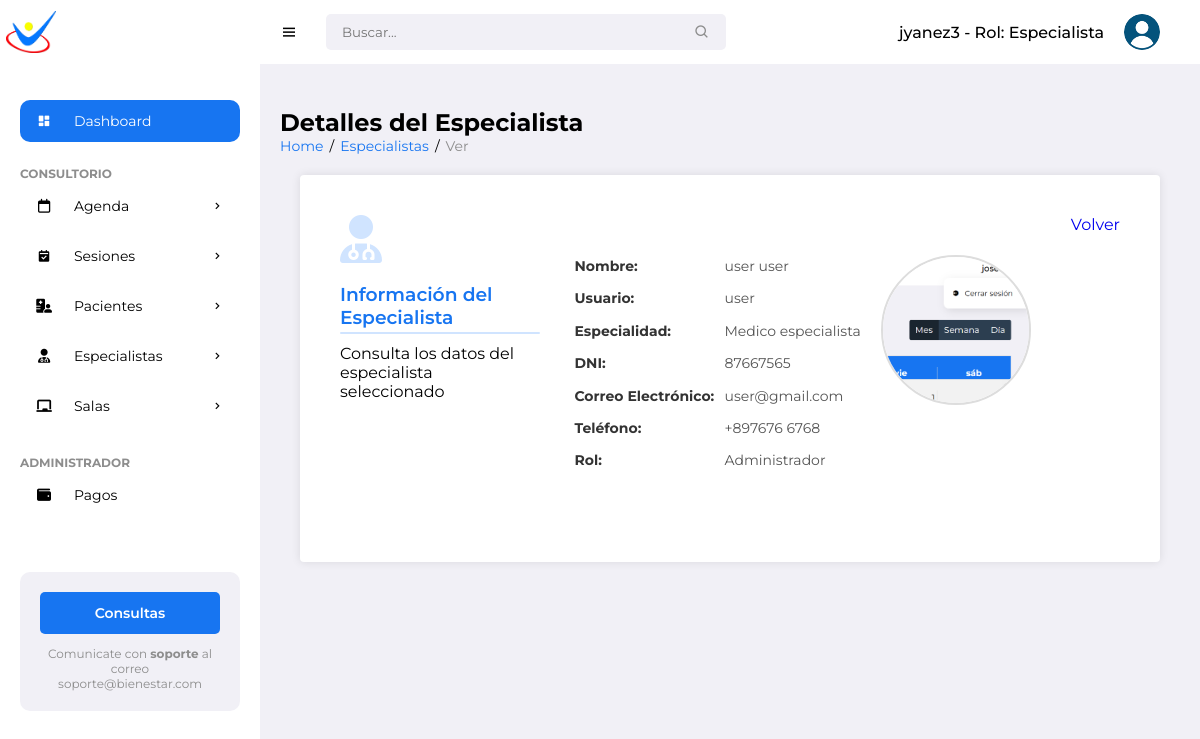
Page /specialists/10/ (signed in) on the committed database.
### pacientes/models.py (models this page shows, shortened)
class Specialist(models.Model):
    ROLES = [
        ('especialista', 'Especialista'),
        ('administrador', 'Administrador'),
    ]
    user = models.OneToOneField(
    User,
    on_delete=models.CASCADE,
    related_name='specialist_profile',
    null=True  # Temporalmente permite nulos para manejar datos existentes
    )
    specialty = models.CharField(max_length=100)
    phone = models.CharField(max_length=20)
    dni = models.CharField(max_length=20, unique=True)
    profile_image = models.ImageField(upload_to='specialist_images/', null=True, blank=True)
    role = models.CharField(max_length=20, choices=ROLES, default='especialista')

### pacientes/views.py (the view)
# urls.py: path('specialists/<int:specialist_id>/', views.view_specialist, name='view_specialist'),
@login_required
def view_specialist(request, specialist_id):
    specialist = get_object_or_404(Specialist, id=specialist_id)
    return render(request, 'pacientes/specialist/view_specialist.html', {
        'specialist': specialist
    })

### pacientes/templates/pacientes/specialist/view_specialist.html
{% extends "pacientes/base/base.html" %}
{% block content %}
<h1>Detalles del Especialista</h1>
<ul class="breadcrumbs">
    <li><a href="{% url 'patient_list' %}">Home</a></li>
    <li>/</li>
    <li><a href="{% url 'specialist_list' %}">Especialistas</a></li>
    <li>/</li>
    <li><a href="#" class="active">Ver</a></li>
</ul>
<div class="form-container">
    <div class="row section">
        <div class="col-title">
            <i class="fa-solid fa-user-md"></i>
            <h3>Información del Especialista</h3>
            <p>Consulta los datos del especialista seleccionado</p>
        </div>
        <div class="specialist-details">
            <div class="info-container">
                <div class="info-row">
                    <label>Nombre:</label>
                    <span>{{ specialist.user.first_name }} {{ specialist.user.last_name }}</span>
                </div>
                <div class="info-row">
                    <label>Usuario:</label>
                    <span>{{ specialist.user.username }}</span>
                </div>
                <div class="info-row">
                    <label>Especialidad:</label>
                    <span>{{ specialist.specialty }}</span>
                </div>
                <div class="info-row">
                    <label>DNI:</label>
                    <span>{{ specialist.dni }}</span>
                </div>
                <div class="info-row">
                    <label>Correo Electrónico:</label>
                    <span>{{ specialist.user.email }}</span>
                </div>
                <div class="info-row">
                    <label>Teléfono:</label>
                    <span>{{ specialist.phone }}</span>
                </div>
                <div class="info-row">
                    <label>Rol:</label>
                    <span>{{ specialist.get_role_display }}</span>
                </div>
            </div>
            <div class="profile-container">
                {% if specialist.profile_image %}
                    <img src="{{ specialist.profile_image.url }}" alt="Foto de {{ specialist.user.first_name }}"
                         class="profile-image">
                {% else %}
                    <div class="profile-placeholder">Sin imagen</div>
                {% endif %}
            </div>
        </div>
        <div class="form-actions">
            <a href="{% url 'specialist_list' %}" class="btn btn-secondary">
                Volver
            </a>
        </div>
    </div>
</div>
{% endblock %}

### pacientes/templates/pacientes/base/base.html (shortened to what this page needs)
{% load static %}
<!DOCTYPE html>
<html lang="en">
<head>
	<link href='https://unpkg.com/boxicons@2.0.9/css/boxicons.min.css' rel='stylesheet'>
	<link rel="stylesheet" href="https://cdnjs.cloudflare.com/ajax/libs/font-awesome/6.5.2/css/all.min.css">
	<link rel="stylesheet" href="{% static 'pacientes/css/styles.css' %}">
</head>
<body>
		<section id="sidebar">
			<a href="#" class="brand"><img src="{% static 'pacientes/images/min_logo.png' %}" alt="" style="width: 50px;"></a>
			<ul class="side-menu">
				<li><a href="#" class="active"><i class='bx bxs-dashboard icon' ></i> Dashboard</a></li>
				<li class="divider" data-text="Consultorio"></li>
				<li>
					<a href="{% url 'calendar' %}"><i class="fa-regular fa-calendar icon"></i>Agenda <i class='bx bx-chevron-right icon-right' ></i></a>
				</li>
				<li>
					<a href="{% url 'reservation_list' %}">
						<i class='bx bxs-calendar-check icon'></i> Sesiones
						<i class='bx bx-chevron-right icon-right'></i>
					</a>
				</li>
				<li>
					<a href="#"><i class="fa-solid fa-hospital-user icon"></i> Pacientes <i class='bx bx-chevron-right icon-right' ></i></a>
				</li>
				<li>
					<a href="#">
						<i class="fa-solid fa-user-doctor icon"></i> Especialistas
						<i class='bx bx-chevron-right icon-right'></i>
					</a>
				</li>
				<li>
			<a href="#">
				<i class="fas fa-chalkboard icon"></i> Salas
			<i class='bx bx-chevron-right icon-right'></i>
			</a>
	       </li>
			<li class="divider" data-text="Administrador"></li>
			<li><a href="{% url 'payment_list' %}"><i class="fa-solid fa-wallet icon"></i> Pagos</a></li>
		</ul>
			<div class="ads">
				<div class="wrapper">
					<a href="mailto:soporteit@ingenieriaterra.com.ar" class="btn-upgrade">Consultas</a>
					<p>Comunicate con <span>soporte</span> al correo soporte@bienestar.com</p>
				</div>
			</div>
		</section>
	<section id="content">
		<nav>
			<i class='bx bx-menu toggle-sidebar' ></i>
			<form action="#">
				<div class="form-group">
					<input type="text" placeholder="Buscar...">
					<i class='bx bx-search icon' ></i>
				</div>
			</form>
			<div class="profile">
				<span class="username">
					{{ user.username }}
					{% if user.specialist_profile %}
						- Rol: {{ user.specialist_profile.role|title }}
					{% else %}
						- Rol: Usuario sin perfil asignado
					{% endif %}
				</span>
				<img src="{% static 'pacientes/images/usuario.png' %}" alt="">
			</div>
		</nav>
		<main>
			  <div class="main-content">
                {% block content %}{% endblock %}
            </div>
		</main>
</body>
</html>

### rows in the picture
Specialist: user.first_name "user", user.last_name "user", user.username "user", specialty "Medico especialista", dni "87667565", user.email "user@gmail.com", phone "+897676 6768", role "Administrador", profile_image (picture)

### other values in the picture
{{ user.username }} "jyanez3"
{{ user.specialist_profile.role|title }} "Especialista"
